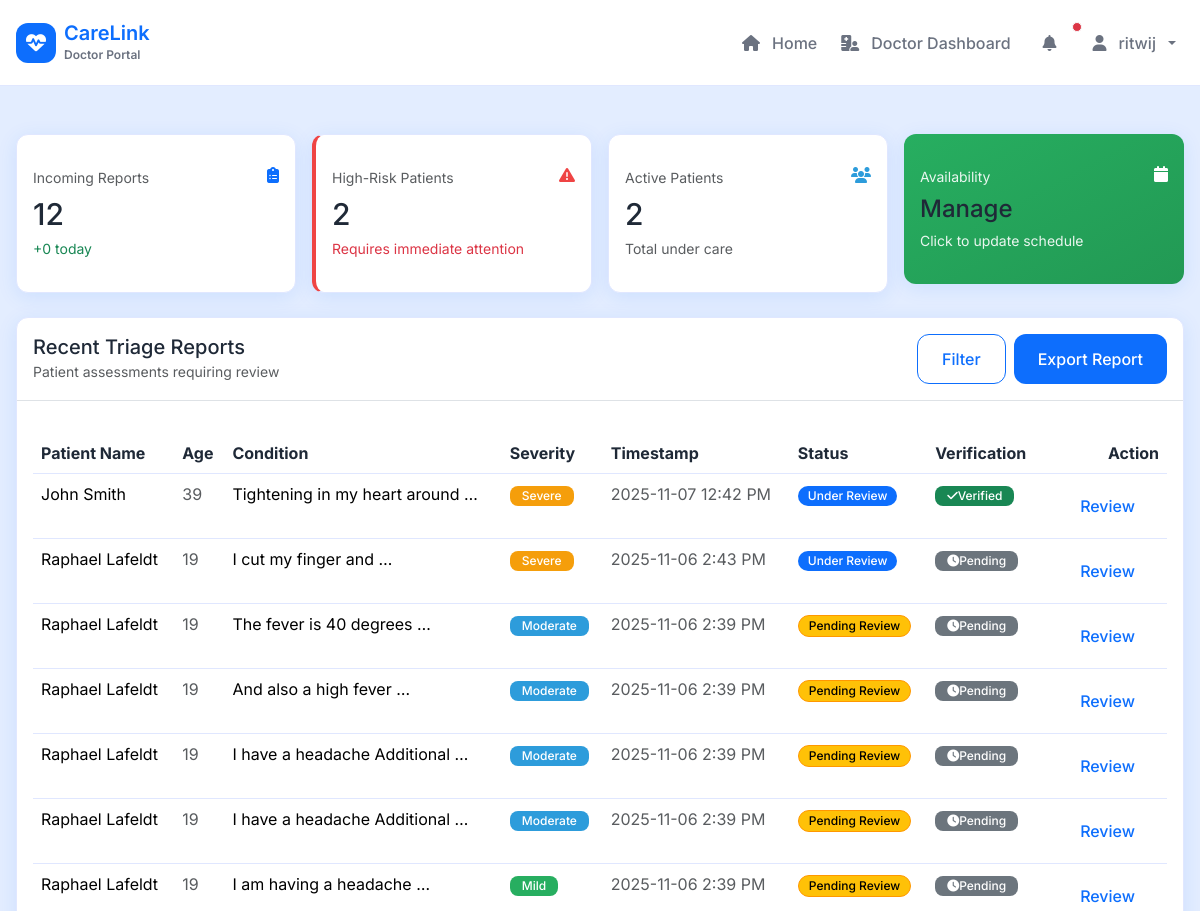
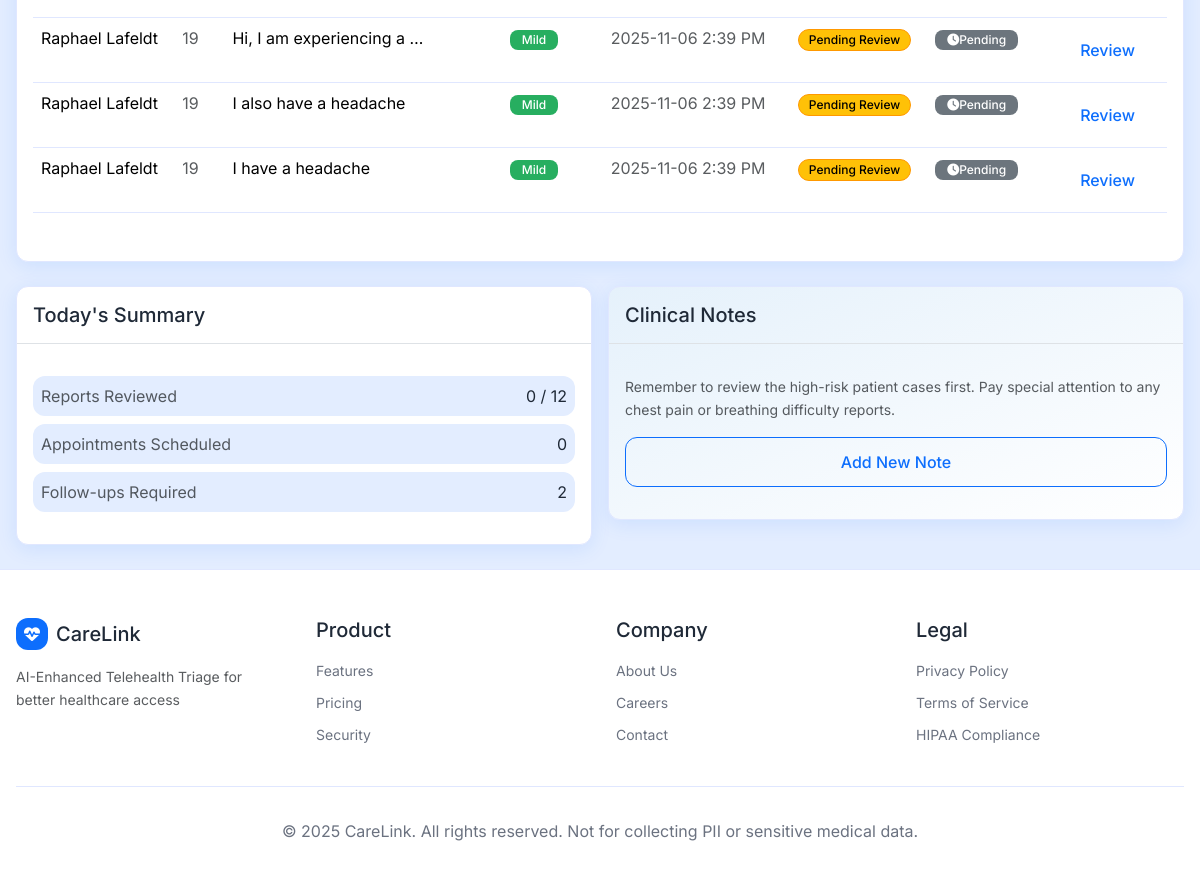
/doctors/ (signed in), run on an earlier commit of the app's database (2 pictures, top to bottom).
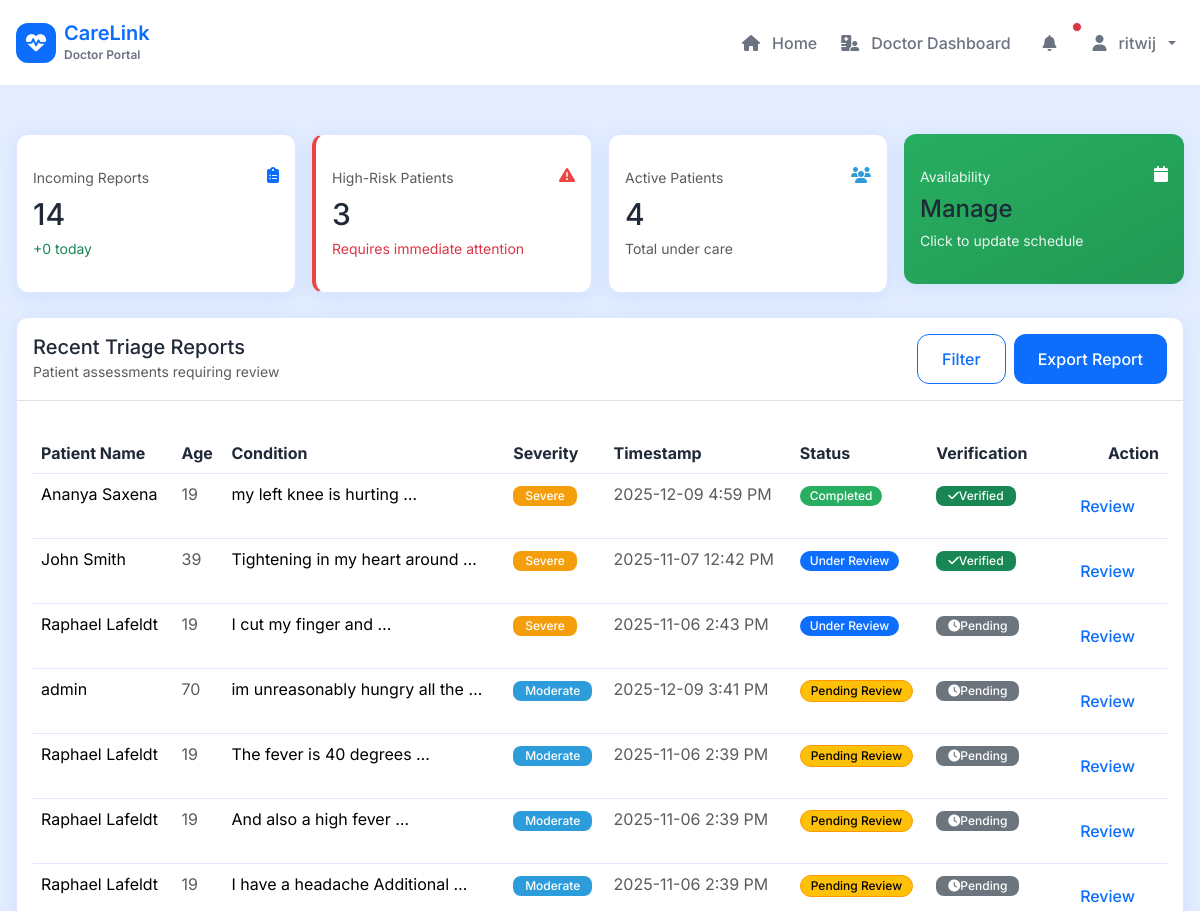
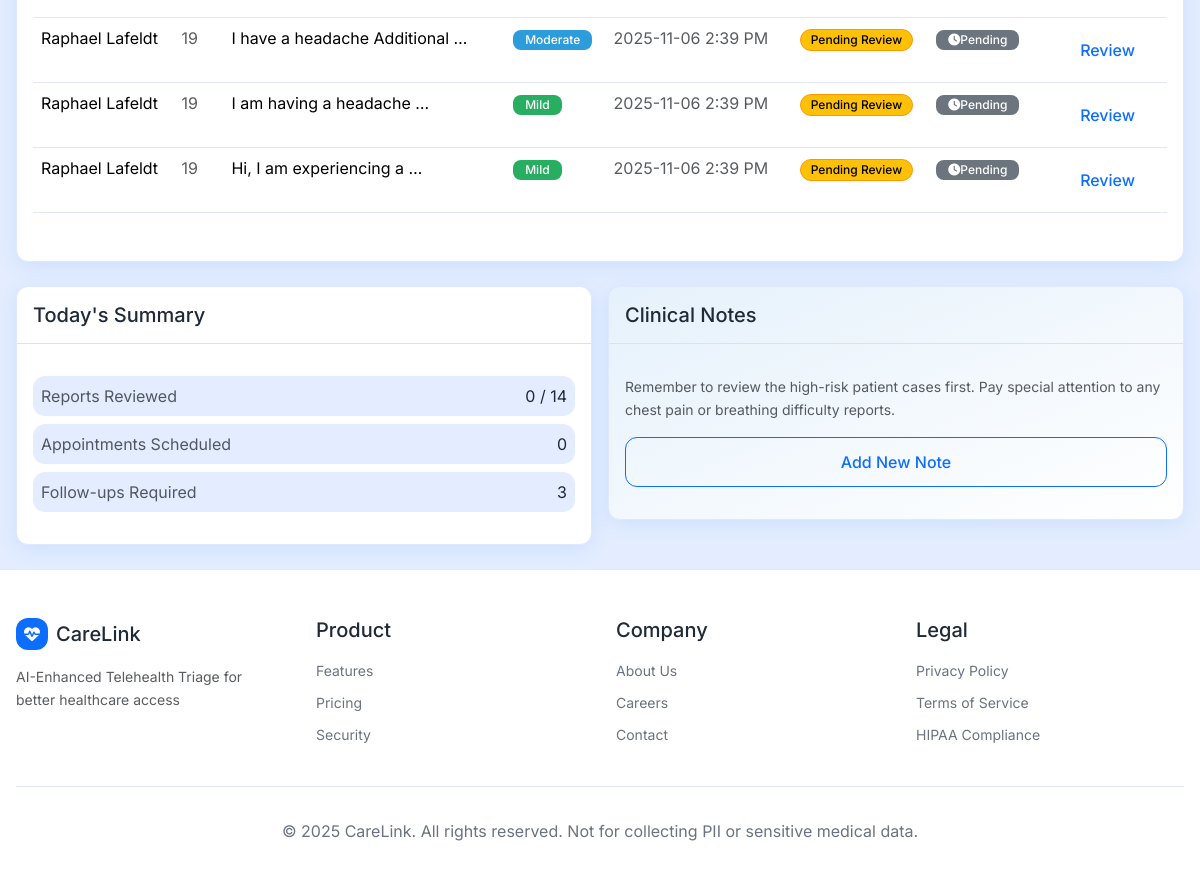
And on a later commit of the database (2 pictures, top to bottom).
### triage/models.py (models this page shows, shortened)
class TriageInteraction(models.Model):
    user = models.ForeignKey(User, on_delete=models.CASCADE, related_name="triage_interactions")
    session_id = models.CharField(
        max_length=255, blank=True, null=True, help_text="Unique identifier for chat session"
    )
    symptoms_text = models.TextField()
    severity = models.CharField(max_length=20, blank=True, null=True)
    result = models.JSONField(blank=True, null=True)
    assigned_doctor = models.ForeignKey(
        settings.AUTH_USER_MODEL,
        null=True,
        blank=True,
        on_delete=models.SET_NULL,
        related_name="assigned_triage_interactions",
        help_text="Doctor/admin assigned to follow up on this triage report",
    )
    doctor_notes = models.TextField(
        blank=True, null=True, help_text="Professional notes or feedback from doctor/admin"
    )
    reviewed_by = models.ForeignKey(
        settings.AUTH_USER_MODEL,
        null=True,
        blank=True,
        on_delete=models.SET_NULL,
        related_name="triage_reviews",
        help_text="Doctor/admin who reviewed this triage report",
    )
    reviewed_at = models.DateTimeField(
        null=True, blank=True, help_text="Timestamp when doctor notes were last updated"
    )
    review_status = models.CharField(
        max_length=20,
        choices=[
            ("pending_review", "Pending Review"),
            ("under_review", "Under Review"),
            ("finished_review", "Finished Review"),
        ],
        default="pending_review",
        help_text="Current status of the triage review process",
    )
    data_integrity_status = models.CharField(
        max_length=20,
        choices=[
            ("pending", "Pending Verification"),
            ("verified", "Verified - Consistent"),
            ("discrepancy", "Discrepancy Found"),
        ],
        default="pending",
        help_text="Status of symptom verification against medical records"
    )
    data_integrity_notes = models.TextField(
        blank=True,
        null=True,
        help_text="Notes regarding data integrity or discrepancies found"
    )
    created_at = models.DateTimeField(auto_now_add=True)
    updated_at = models.DateTimeField(auto_now=True)
    class Meta:
        ordering = ["-updated_at"]

### profiles/models.py (models this page shows, shortened)
class PatientProfile(models.Model):
    ROLE_CHOICES = [
        ("patient", "Patient"),
        ("doctor", "Doctor/Admin"),
    ]
    user = models.OneToOneField(User, on_delete=models.CASCADE, related_name="patient_profile")
    role = models.CharField(
        max_length=20,
        choices=ROLE_CHOICES,
        default="patient",
        help_text="User role: Patient or Doctor/Admin",
    )
    age = models.PositiveIntegerField(null=True, blank=True, help_text="Patient's age in years")
    weight = models.DecimalField(
        max_digits=5, decimal_places=2, null=True, blank=True, help_text="Weight in kg"
    )
    medical_history = models.TextField(
        blank=True, help_text="Previous medical conditions and history"
    )
    allergies = models.TextField(
        blank=True, help_text="Known allergies (medications, foods, environmental)"
    )
    address = models.TextField(
        blank=True, help_text="Patient's home address for finding nearby doctors"
    )
    latitude = models.DecimalField(
        max_digits=9,
        decimal_places=6,
        null=True,
        blank=True,
        help_text="Latitude of patient's location",
    )
    longitude = models.DecimalField(
        max_digits=9,
        decimal_places=6,
        null=True,
        blank=True,
        help_text="Longitude of patient's location",
    )
    onboarding_completed = models.BooleanField(
        default=False, help_text="Whether user has completed onboarding"
    )
    created_at = models.DateTimeField(auto_now_add=True)
    updated_at = models.DateTimeField(auto_now=True)
    class Meta:
        ordering = ["-created_at"]
        verbose_name = "Patient Profile"
        verbose_name_plural = "Patient Profiles"

### accounts/views.py (the view)
    def wrapper(request, *args, **kwargs):
        if not request.user.is_authenticated:
            return redirect("accounts:login")
        role = get_user_role(request.user)
        if role != "doctor":
            messages.error(request, "Access denied. This page is for doctors/admins only.")
            return redirect("home:index")
        return view_func(request, *args, **kwargs)

### accounts/views.py (called while the page is built)
def get_user_role(user):
    try:
        return user.patient_profile.role
    except PatientProfile.DoesNotExist:
        return "patient"  # Default to patient

def doctor_required(view_func):
    def wrapper(request, *args, **kwargs):
        if not request.user.is_authenticated:
            return redirect("accounts:login")
        role = get_user_role(request.user)
        if role != "doctor":
            messages.error(request, "Access denied. This page is for doctors/admins only.")
            return redirect("home:index")
        return view_func(request, *args, **kwargs)
    return wrapper

### templates/doctors/index.html (shortened to what the changed rows need)
{% extends 'base.html' %}
{% load static %}
{% block content %}
    <div style="background: var(--cl-bg); min-height: calc(100vh - 200px);">
        <div class="container py-4">
            <div class="row g-3 mb-4">
                <div class="col-md-3">
                    <div class="card" style="border: 1px solid var(--cl-border);">
                        <div class="card-body">
                            <div class="d-flex justify-content-between align-items-start mb-2">
                                <small class="text-muted">Incoming Reports</small>
                                <i class="fas fa-clipboard-list" style="color: var(--cl-blue);"></i>
                            </div>
                            <h3 class="mb-1" style="font-size: var(--cl-h2); color: var(--cl-text);">{{ total_reports }}</h3>
                            <small class="text-success">+{{ today_reports }} today</small>
                        </div>
                    </div>
                </div>
                <div class="col-md-3">
                    <div class="card"
                         style="border: 1px solid var(--cl-border);
                                border-left: 4px solid var(--cl-red)">
                        <div class="card-body">
                            <div class="d-flex justify-content-between align-items-start mb-2">
                                <small class="text-muted">High-Risk Patients</small>
                                <i class="fas fa-exclamation-triangle" style="color: var(--cl-red);"></i>
                            </div>
                            <h3 class="mb-1" style="font-size: var(--cl-h2); color: var(--cl-text);">{{ high_risk_count }}</h3>
                            <small class="text-danger">Requires immediate attention</small>
                        </div>
                    </div>
                </div>
                <div class="col-md-3">
                    <div class="card" style="border: 1px solid var(--cl-border);">
                        <div class="card-body">
                            <div class="d-flex justify-content-between align-items-start mb-2">
                                <small class="text-muted">Active Patients</small>
                                <i class="fas fa-users" style="color: var(--cl-teal);"></i>
                            </div>
                            <h3 class="mb-1" style="font-size: var(--cl-h2); color: var(--cl-text);">{{ active_patients }}</h3>
                            <small class="text-muted">Total under care</small>
                        </div>
                    </div>
                </div>
            </div>
            <div class="card mb-4" style="border: 1px solid var(--cl-border);">
                <div class="card-body">
                    <div class="table-responsive">
                        <table class="table table-hover">
                            <thead>
                                <tr style="border-bottom: 1px solid var(--cl-border);">
                                    <th style="color: var(--cl-text);">Patient Name</th>
                                    <th style="color: var(--cl-text);">Age</th>
                                    <th style="color: var(--cl-text);">Condition</th>
                                    <th style="color: var(--cl-text);">Severity</th>
                                    <th style="color: var(--cl-text);">Timestamp</th>
                                    <th style="color: var(--cl-text);">Status</th>
                                    <th style="color: var(--cl-text);">Verification</th>
                                    <th class="text-end" style="color: var(--cl-text);">Action</th>
                                </tr>
                            </thead>
                            <tbody>
                                {% for report in recent_reports %}
                                    <tr style="border-bottom: 1px solid var(--cl-border);">
                                        <td>{{ report.user.get_full_name|default:report.user.username }}</td>
                                        <td class="text-muted">
                                            {% if report.user.patient_profile.age %}
                                                {{ report.user.patient_profile.age }}
                                            {% else %}
                                                N/A
                                            {% endif %}
                                        </td>
                                        <td>{{ report.symptoms_text|truncatewords:5 }}</td>
                                        <td>
                                            <span class="badge"
                                                  style="{% if report.severity == 'Critical' %}background: var(--cl-red);
                                                         {% elif report.severity == 'Severe' %}background: var(--cl-amber);
                                                         {% elif report.severity == 'Moderate' %}background: var(--cl-teal);
                                                         {% else %}background: var(--cl-green);
                                                         {% endif %} color: white">
                                                {{ report.severity|default:"Unknown" }}
                                            </span>
                                        </td>
                                        <td class="text-muted">{{ report.updated_at|date:"Y-m-d g:i A" }}</td>
                                        <td>
                                            <span class="badge"
                                                  style="padding: 4px 10px;
                                                         border-radius: 12px;
                                                         font-weight: var(--cl-font-medium);
                                                         font-size: var(--cl-xs);
                                                         {% if report.review_status == 'pending_review' %}background: #ffc107;
                                                         color: #000;
                                                         border: 1px solid #ff9800;
                                                         {% elif report.review_status == 'under_review' %}background: var(--cl-blue);
                                                         color: white;
                                                         {% elif report.review_status == 'finished_review' %}background: var(--cl-green);
                                                         color: white;
                                                         {% else %}background: var(--cl-muted-bg);
                                                         color: var(--cl-text);
                                                         {% endif %}">
                                                {% if report.review_status == 'pending_review' %}
                                                    Pending Review
                                                {% elif report.review_status == 'under_review' %}
                                                    Under Review
                                                {% elif report.review_status == 'finished_review' %}
                                                    Completed
                                                {% else %}
                                                    Unknown
                                                {% endif %}
                                            </span>
                                        </td>
                                        <td>
                                            {% if report.data_integrity_status == 'verified' %}
                                                <span class="badge bg-success" title="Verified - Consistent"><i class="fas fa-check"></i> Verified</span>
                                            {% elif report.data_integrity_status == 'discrepancy' %}
                                                <span class="badge bg-danger" title="Discrepancy Found"><i class="fas fa-exclamation-circle"></i> Discrepancy</span>
                                            {% else %}
                                                <span class="badge bg-secondary" title="Pending Verification"><i class="fas fa-clock"></i> Pending</span>
                                            {% endif %}
                                        </td>
                                        <td class="text-end">
                                            <a href="{% url 'triage:detail' report.id %}"
                                               class="btn btn-sm"
                                               style="background: transparent;
                                                      border: none;
                                                      color: var(--cl-blue)">Review</a>
                                        </td>
                                    </tr>
                                {% empty %}
                                    <tr>
                                        <td colspan="7" class="text-center py-4 text-muted">No triage reports available yet.</td>
                                    </tr>
                                {% endfor %}
                            </tbody>
                        </table>
                    </div>
                </div>
            </div>
            <div class="row g-3">
                <div class="col-md-6">
                    <div class="card" style="border: 1px solid var(--cl-border);">
                        <div class="card-body">
                            <div class="d-flex flex-column gap-2">
                                <div class="d-flex justify-content-between p-2"
                                     style="background: var(--cl-bg);
                                            border-radius: var(--cl-radius)">
                                    <span class="text-muted">Reports Reviewed</span>
                                    <span style="color: var(--cl-text);">{{ reports_reviewed_today }} / {{ total_reports }}</span>
                                </div>
                                <div class="d-flex justify-content-between p-2"
                                     style="background: var(--cl-bg);
                                            border-radius: var(--cl-radius)">
                                    <span class="text-muted">Follow-ups Required</span>
                                    <span style="color: var(--cl-text);">{{ follow_ups_required }}</span>
                                </div>
                            </div>
                        </div>
                    </div>
                </div>
            </div>
        </div>
    </div>
{% endblock %}

What changed in the data, as far as the page shows it:
no longer on this page (row unchanged): TriageInteraction: user.get_full_name "Raphael Lafeldt", user.patient_profile.age "19", symptoms_text "I also have a headache", severity "Mild", updated_at "2025-11-06 2:39 PM", review_status "Pending Review", data_integrity_status "pending" (drawn)
no longer on this page (row unchanged): TriageInteraction: user.get_full_name "Raphael Lafeldt", user.patient_profile.age "19", symptoms_text "I have a headache", severity "Mild", updated_at "2025-11-06 2:39 PM", review_status "Pending Review", data_integrity_status "pending" (drawn)
added TriageInteraction: user.get_full_name "Ananya Saxena", user.patient_profile.age "19", symptoms_text "my left knee is hurting …", severity "Severe", updated_at "2025-12-09 4:59 PM", review_status "Completed", data_integrity_status "verified" (drawn)
added TriageInteraction: user.get_full_name "admin", user.patient_profile.age "70", symptoms_text "im unreasonably hungry all the …", severity "Moderate", updated_at "2025-12-09 3:41 PM", review_status "Pending Review", data_integrity_status "pending" (drawn)
Also different on the page:
{{ total_reports }}: "12" → "14"
{{ high_risk_count }}: "2" → "3"
{{ active_patients }}: "2" → "4"
{{ follow_ups_required }}: "2" → "3"
